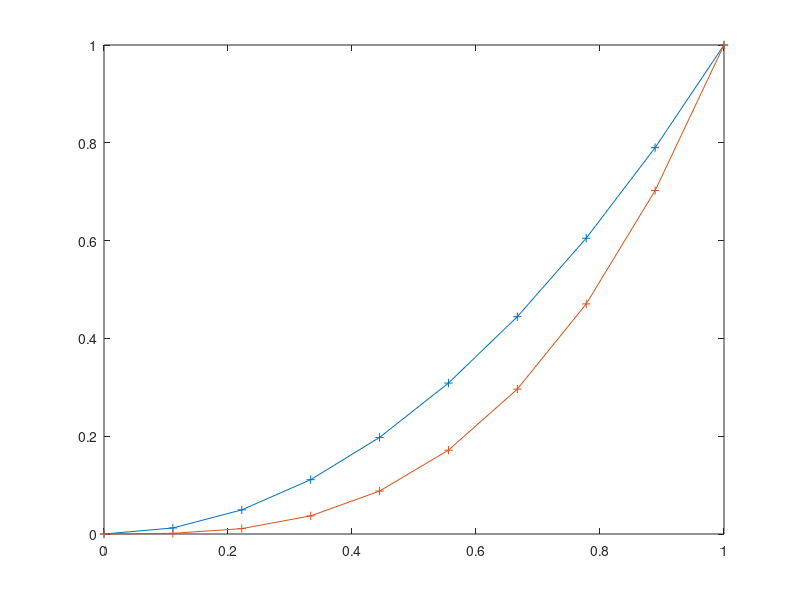
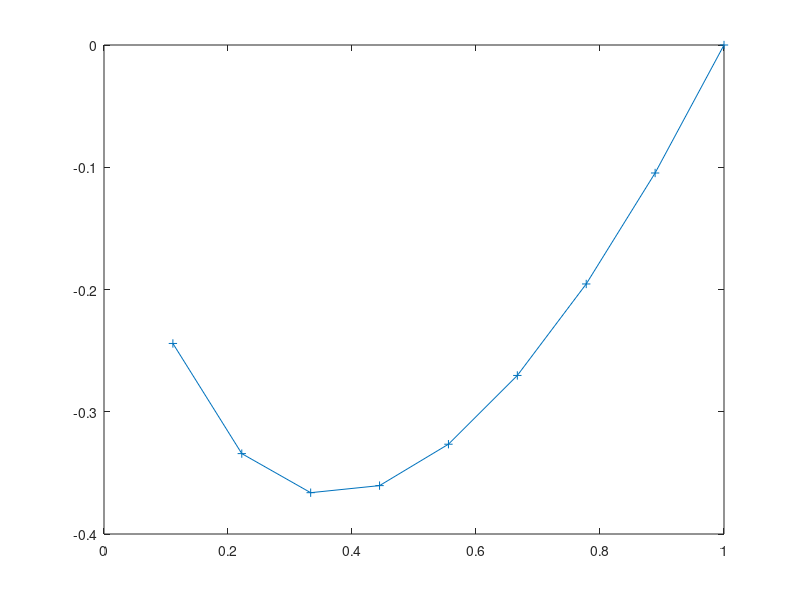

The MATLAB source for these figures, in order:
function ENIAfirstLectureLearnMatlab()
nSteps = 10;
t = createTimeStepping(nSteps);
theta = t.*t;
plot(t,theta,'-+');
dtheta = t.*t.*t;
hold on
plot(t,dtheta,'-+');
ddtheta = log(t).*t;
figure
plot(t,ddtheta,'-+');
end

function t = createTimeStepping(nSteps)
t = linspace(0,1,nSteps);
end
